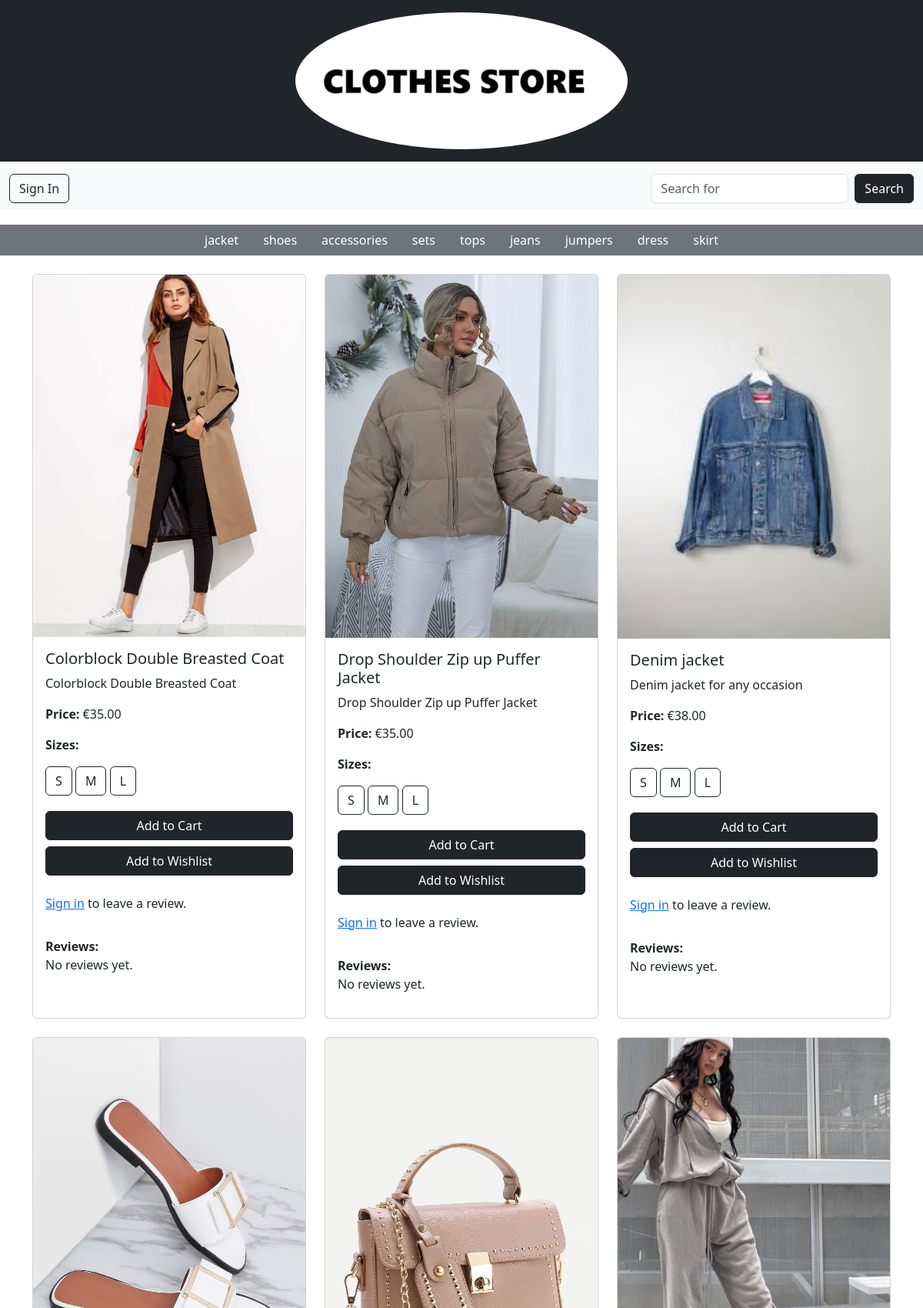
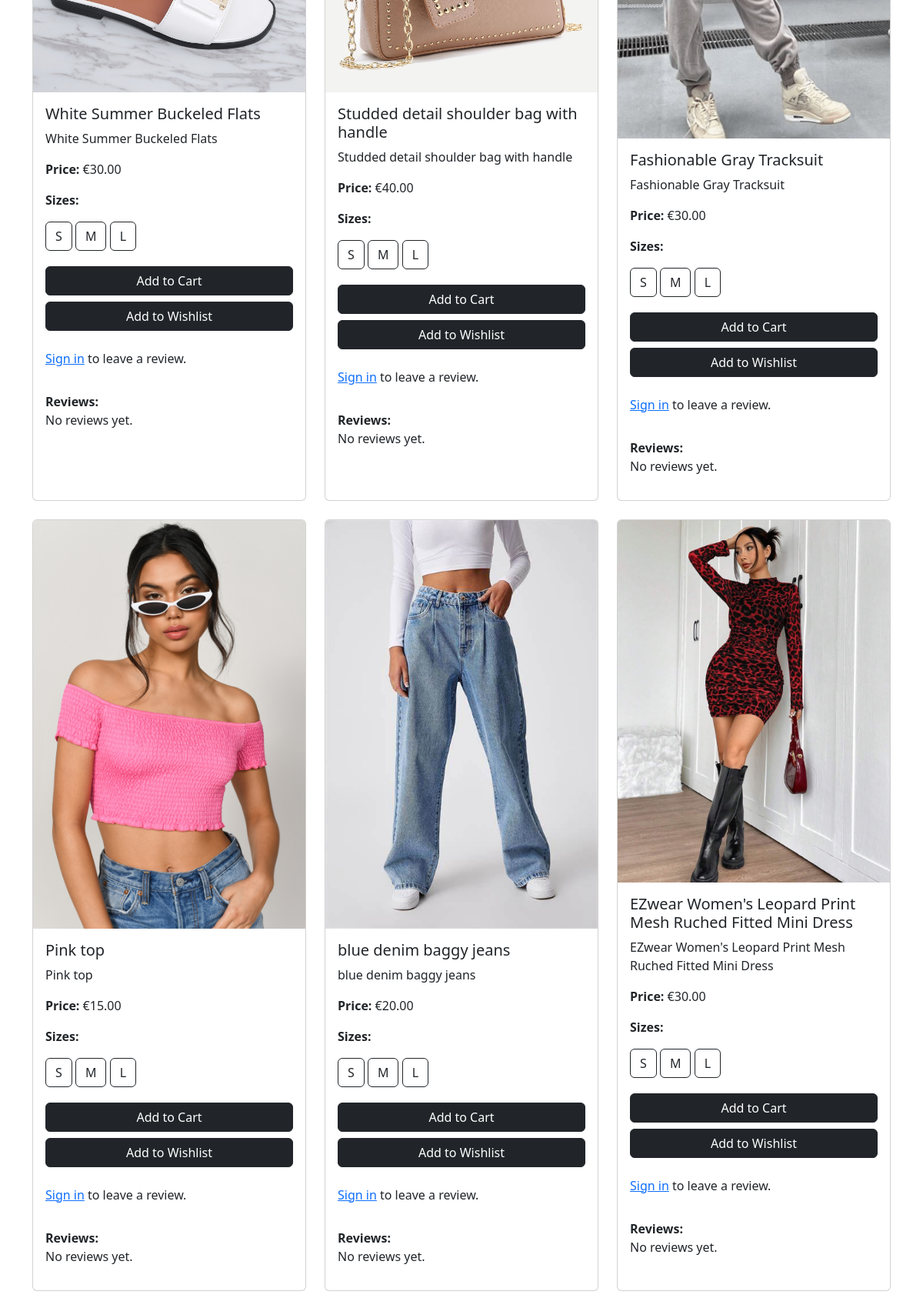
The app's page /store/women/ (upper part) with its own data (2 pictures, top to bottom).
### store/models.py (models this page shows, shortened)
class Category(models.Model):
    name = models.CharField(max_length=255)
    parent = models.ForeignKey('self', on_delete=models.CASCADE, null=True, blank=True, related_name='subcategories')

class Product(models.Model):
    name = models.CharField(max_length=255)
    description = models.TextField()
    price = models.DecimalField(max_digits=10, decimal_places=2)
    category = models.ForeignKey(Category, on_delete=models.CASCADE)
    image = models.ImageField(null=True, blank=True)
    sizes = models.ManyToManyField(Size, related_name='products')
    colour = models.CharField(max_length=50, blank=True, null=True)
    quantity_in_stock = models.PositiveIntegerField(default=0)

class Size(models.Model):
    name = models.CharField(max_length=50)

### store/views.py (the view)
# urls.py: path('store/women/', womens_view, name='womens'),
def womens_view(request):
    women_category = get_object_or_404(Category, name__iexact="Women")
    subcategories = Category.objects.filter(parent=women_category)
    subcategory_name = request.GET.get('subcategory')
    if subcategory_name:
        subcategory = get_object_or_404(Category, name__iexact=subcategory_name, parent=women_category)
        products = Product.objects.filter(category=subcategory)
    else:
        products = Product.objects.filter(category__in=[women_category] + list(subcategories))
    return render(request, 'womens.html', {
        'products': products,
        'subcategories': subcategories,
    })

### cart/context_processors.py (called while the page is built)
def counter(request):
    item_count = 0
    if 'admin' in request.path:
        return {}
    else:
        try:
            cart = Cart.objects.filter(cart_id=_cart_id(request))
            cart_items = CartItem.objects.all().filter(cart=cart[:1])
            for cart_item in cart_items:
                item_count += cart_item.quantity
        except Cart.DoesNotExist:
            item_count = 0
    return {'item_count':item_count}

### cart/views.py (called while the page is built)
def _cart_id(request):
    cart = request.session.session_key
    if not cart:
        cart = request.session.create()
    return cart

### loyalty/context_processors.py (called while the page is built)
def loyalty_points(request):
    if request.user.is_authenticated:
        try:
            loyalty = Loyalty.objects.get(user=request.user)
        except Loyalty.DoesNotExist:
            loyalty = None
    else:
        loyalty = None
    return {'loyalty': loyalty}

### pages/templates/womens.html (shortened to what this page needs)
{% load static %}
<!DOCTYPE html>
<html lang="en">
<head>
    <link rel="stylesheet" href="{% static 'css/style.css' %}">
    <link href="https://cdn.jsdelivr.net/npm/bootstrap@5.3.3/dist/css/bootstrap.min.css" rel="stylesheet">
</head>
<body>
    <header class="bg-dark text-white py-3">
        <div class="container text-center">
            {% include 'header.html' %}
        </div>
    </header>
    {% include 'nav.html' %}
    <nav class="category-nav bg-secondary text-center mt-2">
        <ul class="nav justify-content-center">
            {% for subcategory in subcategories %}
                <li class="nav-item">
                    <a class="nav-link text-white {% if subcategory.name == selected_subcategory %}active{% endif %}"
                       href="?subcategory={{ subcategory.name }}">
                        {{ subcategory.name }}
                    </a>
                </li>
            {% endfor %}
        </ul>
    </nav>
    <div class="container mt-4">
        <div class="row">
            {% for product in products %}
                <div class="col-md-4 mb-4">
                    <div class="card h-100">
                        {% if product.image %}
                            <img src="{{ product.image.url }}" class="card-img-top" alt="{{ product.name }}">
                        {% else %}
                            <img src="{% static 'images/default.jpg' %}" class="card-img-top" alt="Default Image">
                        {% endif %}
                        <div class="card-body d-flex flex-column">
                            <h5 class="card-title">{{ product.name }}</h5>
                            <p class="card-text">{{ product.description }}</p>
                            <p><strong>Price:</strong> €{{ product.price }}</p>
                            <div class="size-buttons mb-3">
                                <p><strong>Sizes:</strong></p>
                                {% for size in product.sizes.all %}
                                    <button class="btn btn-outline-dark size-btn mb-1" data-product-id="{{ product.id }}" data-size-id="{{ size.id }}">
                                        {{ size.name }}
                                    </button>
                                {% endfor %}
                            </div>
                            <a href="#" class="btn btn-dark add-to-cart mb-2" data-product-id="{{ product.id }}">
                                Add to Cart
                            </a>
                            <a href="#" class="btn btn-dark add-to-wishlist mb-3">Add to Wishlist</a>
                            {% if user.is_authenticated %}
                                <form method="post" action="{% url 'submit_review' %}">
                                    {% csrf_token %}
                                    <input type="hidden" name="product" value="{{ product.id }}">
                                    <div class="mb-2">
                                        <label for="review-text-{{ product.id }}" class="form-label"><strong>Review</strong></label>
                                        <textarea name="review_text" id="review-text-{{ product.id }}" rows="3" class="form-control" placeholder="Write your review..."></textarea>
                                    </div>
                                    <div class="mb-2">
                                        <label for="rating-{{ product.id }}" class="form-label"><strong>Rating</strong></label>
                                        <select name="rating" id="rating-{{ product.id }}" class="form-control">
                                            {% for i in "12345" %}
                                                <option value="{{ i }}">{{ i }}</option>
                                            {% endfor %}
                                        </select>
                                    </div>
                                    <button type="submit" class="btn btn-sm btn-outline-dark">Submit Review</button>
                                </form>
                            {% else %}
                                <p class="mt-2"><a href="{% url 'cos_accounts:signin' %}">Sign in</a> to leave a review.</p>
                            {% endif %}
                            <div class="mt-3">
                                <strong>Reviews:</strong>
                                {% for review in product.reviews.all %}
                                    <div class="border p-2 mt-2">
                                        <strong>{{ review.user.username }}</strong> rated: {{ review.rating }}★<br>
                                        {{ review.review_text }}
                                    </div>
                                {% empty %}
                                    <p>No reviews yet.</p>
                                {% endfor %}
                            </div>
                        </div>
                    </div>
                </div>
            {% empty %}
                <p class="text-center">No products available in this category.</p>
            {% endfor %}
        </div>
    </div>
</body>
</html>

### records on screen
Category: name "jacket"
Category: name "shoes"
Category: name "accessories"
Category: name "sets"
Category: name "tops"
Category: name "jeans"
Category: name "jumpers"
Category: name "dress"
Category: name "skirt"
Product: image (picture), name "Colorblock Double Breasted Coat", description "Colorblock Double Breasted Coat", price "35.00"
Size: name "S"
Size: name "M"
Size: name "L"
Product: image (picture), name "Drop Shoulder Zip up Puffer Jacket", description "Drop Shoulder Zip up Puffer Jacket", price "35.00"
Product: image (picture), name "Denim jacket", description "Denim jacket for any occasion", price "38.00"
Product: image (picture), name "White Summer Buckeled Flats", description "White Summer Buckeled Flats", price "30.00"
Product: image (picture), name "Studded detail shoulder bag with handle", description "Studded detail shoulder bag with handle", price "40.00"
Product: image (picture), name "Fashionable Gray Tracksuit", description "Fashionable Gray Tracksuit", price "30.00"
Product: image (picture), name "Pink top", description "Pink top", price "15.00"
Product: image (picture), name "blue denim baggy jeans", description "blue denim baggy jeans", price "20.00"
Product: image (picture), name "EZwear Women's Leopard Print Mesh Ruched Fitted Mini Dress", description "EZwear Women's Leopard Print Mesh Ruched Fitted Mini Dress", price "30.00"
